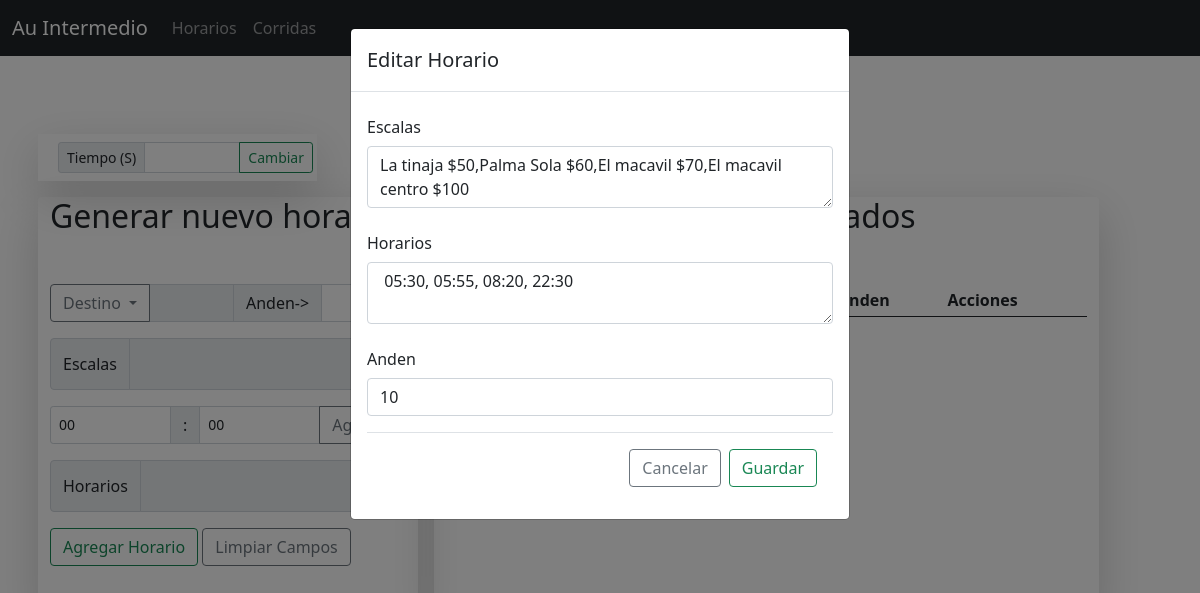
Before: /modal/1 with the older database file.
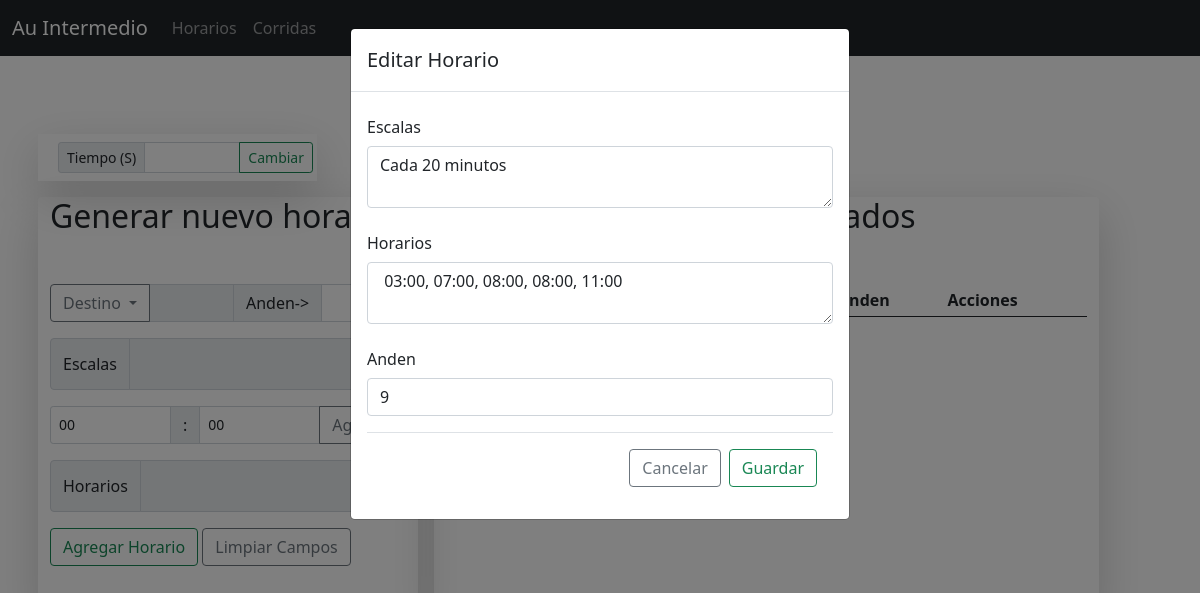
After: the same page with the newer database file.
### app.py (models this page shows)
class Horarios(db.Model):
    __tablename__ = "horario"
    id = db.Column(db.Integer, primary_key = True)
    destino = db.Column(db.String(100), nullable = False)
    escala = db.Column(db.String, nullable = False)
    horario = db.Column(db.String, nullable = False)
    anden = db.Column(db.Integer, nullable = False)

### app.py (the view)
@app.route('/modal/<id>', methods = ['GET', 'POST']) # Modal para edicion de horarios
def modal(id):
    id = id
    return render_template('modal.html', horario = Horarios.query.filter(Horarios.id == id).first())

### templates/modal.html (shortened to what this page needs)
{% extends 'base.html' %}
{% block content %}
      <div class="row justify-content-center mb-3">
        <h2 class=" d-flex justify-content-center">Horarios Servicio Intermedio</h2>
      </div>
      <div class="row">
        <div class="col-3 bg-transparent shadow-lg m-2">
          <div class="input-group input-group-sm m-2">
            <span class="input-group-text" id="inputGroup-sizing-sm">Tiempo (S)</span>
            <input type="number" class="form-control" name="terminal">
            <a href="/change_terminal" class="btn btn-outline-success">Cambiar</a>
          </div>
        </div>
      </div>
      <div class="formcontent col-md-12 col-ms-12 col-lg-4 m-2 rounded-2 shadow-lg bg-transparent">
        <h2 class="mb-5">Generar nuevo horario</h2>
        <form class="mb-5" action="/horarios" method="post">
      <div class="input-group mb-3">
        <button class="btn btn-outline-secondary dropdown-toggle" type="button" data-bs-toggle="dropdown" aria-expanded="false">
          Destino
        </button>
        <input type="text" id="destino"name="destino" class="form-control form-control-sm" aria-label="Text input with dropdown button" readonly>
        <span class="input-group-text">Anden-></span>
      </div>
      <div class="input-group mb-3">
        <span class="input-group-text">Escalas</span>
        <textarea class="form-control form-control-sm" placeholder="" id="escala" name="escala" readonly></textarea>
      </div>
      <div class="input-group mb-3">
        <select name="hora" id="hora" class="form-control form-control-sm">
           <option value = "00"> 00 </option>
        </select>
        <span class="input-group-text"> : </span>
        <select name="minuto" id="minuto" class="form-control form-control-sm">
          <option value="00">00</option>
        </select>
        <button class="btn btn-outline-secondary" onclick="add_hora()" type="button">Agregar</button>
      </div>
      <div class="input-group mb-3">
        <span class="input-group-text">Horarios</span>
        <textarea class="form-control form-control-sm" placeholder="" id="horarios" name="horarios" readonly></textarea>
      </div>
      <button class="btn btn-outline-success" type="submit">Agregar Horario</button>
      <button class="btn btn-outline-secondary" onclick="reset()" type="button">Limpiar Campos</button>
      </form>
      </div>
      <div class="tablecontent col-md-12 col-sm-12 col-lg-7 rounded-2 m-2 shadow-lg bg-transparent">
          <h2 class="mb-5 text-center">Horarios agregados</h2>
          <table class="table table-sm table-striped align-middle">
            <thead>
              <tr>
                <th>Destino</th>
                <th>Escalas</th>
                <th>Horarios</th>
                <th>Anden</th>
                <th>Acciones</th>
              </tr>
            </thead>
          </table>
      </div>
    {% endblock %}
    {% block modal %}
		<div class="modal fade " id="modal" tabindex="-1" aria-labelledby="exampleModalLabel" aria-hidden="Flase">
		  <div class="modal-dialog">
		    <div class="modal-content" >
		      <div class="modal-header" >
		        <h5 class="modal-title">Editar Horario</h5>
		      </div>
		      <div class="modal-body" >
		        <form action="/edith/{{horario.id}}" method="post">
		          <div class="mb-3">
		            <label for="recipient-name" class="col-form-label">Escalas</label>
		            <textarea class="form-control" id="escalas" name="escala">{{horario.escala}} </textarea>
		          </div>
		          <div class="mb-3">
		            <label for="message-text" class="col-form-label">Horarios</label>
		            <textarea class="form-control" id="horarios" name="horario">{{horario.horario}} </textarea>
		          </div>
		          <div class="mb-3">
		            <label for="message-text" class="col-form-label">Anden</label>
		            <input type="text" class="form-control" id="anden" name="anden" value="{{horario.anden}}">
		          </div>
		          <div class="modal-footer">
		        		<a href="/horarios" class="btn btn-outline-secondary">Cancelar</a>
		        		<button class="btn btn-outline-success" type="submit">Guardar</button>
		      		</div>
		        </form>
		      </div>
		    </div>
		  </div>
		</div>
    {% endblock %}

### templates/base.html (shortened to what this page needs)
<!DOCTYPE html>
<html lang="en">
<head>
	<link rel="stylesheet" type="text/css" href="{{url_for('static', filename ='/css/bootstrap.min.css' )}} ">
	<link rel="stylesheet" type="text/css" href="{{url_for('static', filename = '/css/main.css')}}">
</head>
<body>
	<nav class="navbar navbar-expand-lg navbar-dark bg-dark">
	  <div class="container-fluid">
	    <a class="navbar-brand" href="/">Au Intermedio</a>
	    <div class="collapse navbar-collapse" id="navbarNav">
	      <ul class="navbar-nav">
	        <li class="nav-item">
	          <a class="nav-link" href="/horarios">Horarios</a>
	        </li>
	        <li class="nav-item">
	          <a class="nav-link" href="/corridas">Corridas</a>
	        </li>
	      </ul>
	    </div>
	  </div>
	</nav>
	<div class="container">
			<div class="row mt-2 ">
				{% block content %}{% endblock %}
			</div>
		</div>
		{% block modal %}{% endblock %}
</body>
</html>

Changed rows visible on the page:
changed Horarios: escala "La tinaja $50,Palma Sola $60,El macavil $70,El macavil centro $100" → "Cada 20 minutos"; horario "05:30, 05:55, 08:20, 22:30" → "03:00, 07:00, 08:00, 08:00, 11:00"; anden "10" → "9"
